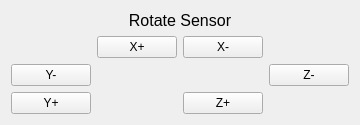
     <widget class="QWidget" name="layoutWidget">
      <property name="geometry">
       <rect>
        <x>440</x>
        <y>110</y>
        <width>121</width>
        <height>121</height>
       </rect>
      </property>
      <layout class="QVBoxLayout" name="verticalLayout_6">
       <item>
        <widget class="QLabel" name="label_25">
         <property name="text">
          <string>&lt;html&gt;&lt;head/&gt;&lt;body&gt;&lt;p align=&quot;center&quot;&gt;&lt;span style=&quot; font-size:12pt;&quot;&gt;Rotate Sensor&lt;/span&gt;&lt;/p&gt;&lt;/body&gt;&lt;/html&gt;</string>
         </property>
        </widget>
       </item>
       <item>
        <layout class="QGridLayout" name="gridLayout">
         <item row="0" column="1">
          <widget class="QPushButton" name="sensor_rot_x_plus_pushButton">
           <property name="text">
            <string>X+</string>
           </property>
           <attribute name="buttonGroup">
            <string notr="true">sensor_set_buttonGroup</string>
           </attribute>
          </widget>
         </item>
         <item row="0" column="2">
          <widget class="QPushButton" name="sensor_rot_x_minus_pushButton">
           <property name="text">
            <string>X-</string>
           </property>
           <attribute name="buttonGroup">
            <string notr="true">sensor_set_buttonGroup</string>
           </attribute>
          </widget>
         </item>
         <item row="1" column="0">
          <widget class="QPushButton" name="sensor_rot_y_minus_pushButton">
           <property name="text">
            <string>Y-</string>
           </property>
           <attribute name="buttonGroup">
            <string notr="true">sensor_set_buttonGroup</string>
           </attribute>
          </widget>
         </item>
         <item row="1" column="3">
          <widget class="QPushButton" name="sensor_rot_z_minus_pushButton">
           <property name="text">
            <string>Z-</string>
           </property>
           <attribute name="buttonGroup">
            <string notr="true">sensor_set_buttonGroup</string>
           </attribute>
          </widget>
         </item>
         <item row="2" column="0">
          <widget class="QPushButton" name="sensor_rot_y_plus_pushButton">
           <property name="text">
            <string>Y+</string>
           </property>
           <attribute name="buttonGroup">
            <string notr="true">sensor_set_buttonGroup</string>
           </attribute>
          </widget>
         </item>
         <item row="2" column="2">
          <widget class="QPushButton" name="sensor_rot_z_plus_pushButton">
           <property name="text">
            <string>Z+</string>
           </property>
           <attribute name="buttonGroup">
            <string notr="true">sensor_set_buttonGroup</string>
           </attribute>
          </widget>
         </item>
        </layout>
       </item>
      </layout>
     </widget>
